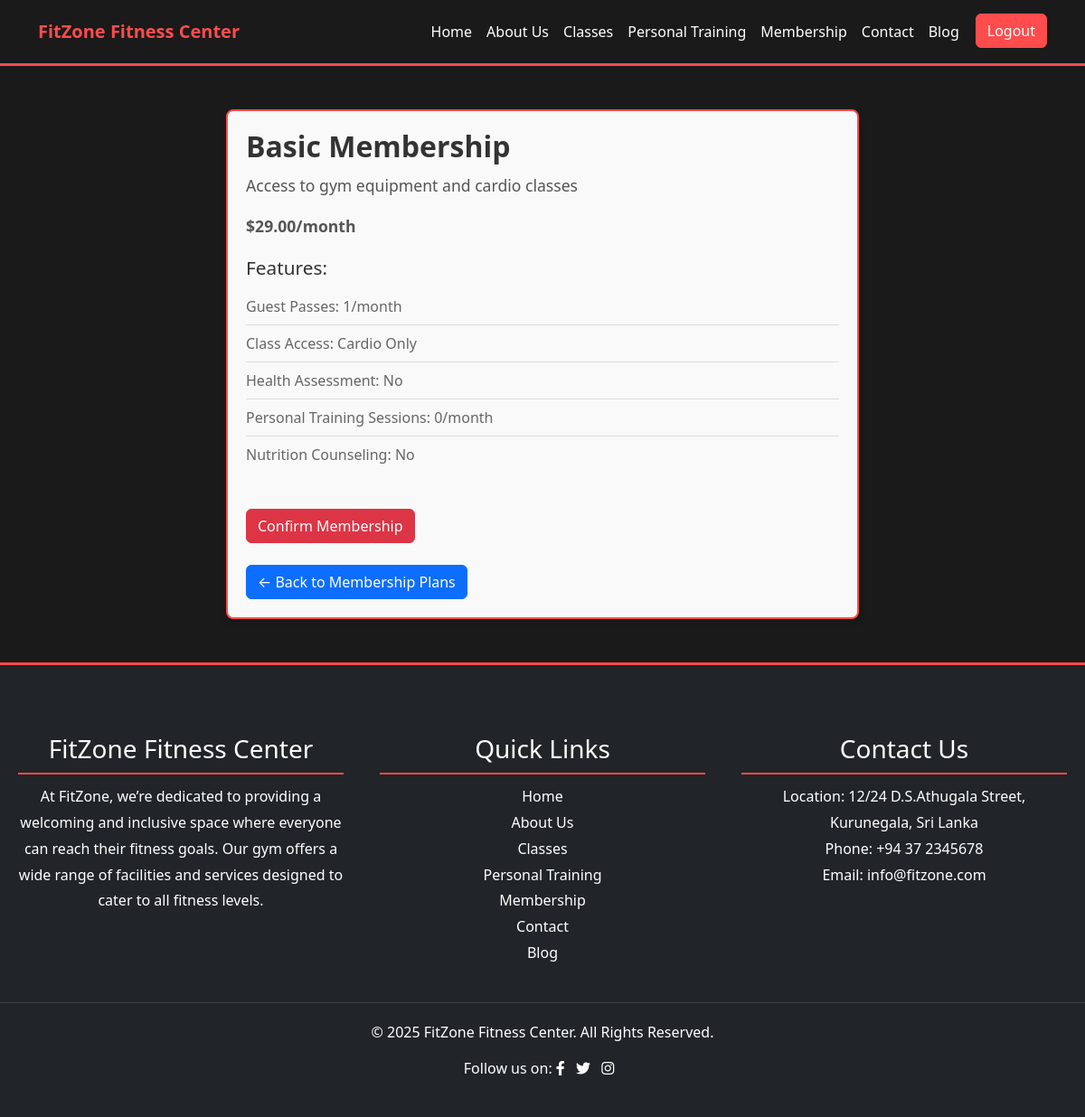
Page /fitzone/user_membership.php?plan_id=1 (signed in) on the committed database.
### tables this page shows
CREATE TABLE `membership_plans` (
  `id` int(11) NOT NULL,
  `plan_name` varchar(50) NOT NULL,
  `description` text NOT NULL,
  `price` decimal(10,2) NOT NULL,
  `guest_passes` int(11) DEFAULT 0,
  `class_access` varchar(100) DEFAULT NULL,
  `health_assessment` tinyint(1) DEFAULT 0,
  `personal_training_sessions` int(11) DEFAULT 0,
  `nutrition_counseling` tinyint(1) DEFAULT 0,
  `is_active` tinyint(1) DEFAULT 1,
  `created_at` timestamp NOT NULL DEFAULT current_timestamp()
);

### fitzone/user_membership.php (the view, shortened to what this page needs)
<?php
include 'assists/header.php';
include 'database_connection.php';
$plan_id = isset($_GET['plan_id']) ? (int)$_GET['plan_id'] : 0;
if ($plan_id > 0) {
    $query = "SELECT * FROM membership_plans WHERE id = ?";
    $stmt = mysqli_prepare($conn, $query);
    mysqli_stmt_bind_param($stmt, 'i', $plan_id);
    mysqli_stmt_execute($stmt);
    $result = mysqli_stmt_get_result($stmt);
    $plan = mysqli_fetch_assoc($result);
    if ($plan) {
?>
<div class="container2 my-5">
    <div class="membership-details">
        <h2><?php echo htmlspecialchars($plan['plan_name']); ?> Membership</h2>
        <p><?php echo htmlspecialchars($plan['description']); ?></p>
        <p class="plan-price">$<?php echo number_format($plan['price'], 2); ?>/month</p>
        <h5>Features:</h5>
        <ul class="list-unstyled">
            <li>Guest Passes: <?php echo htmlspecialchars($plan['guest_passes']); ?>/month</li>
            <li>Class Access: <?php echo htmlspecialchars($plan['class_access']); ?></li>
            <li>Health Assessment: <?php echo $plan['health_assessment'] ? 'Yes' : 'No'; ?></li>
            <li>Personal Training Sessions: <?php echo $plan['personal_training_sessions']; ?>/month</li>
            <li>Nutrition Counseling: <?php echo $plan['nutrition_counseling'] ? 'Yes' : 'No'; ?></li>
        </ul>
        <form action="confirm_membership.php" method="POST">
            <button type="submit" class="btn btn-danger mt-4">Confirm Membership</button>
        </form>
        <br>
        <a href="membership.php" class="btn btn-primary">&larr; Back to Membership Plans</a>
    </div>
</div>
<?php
    } else {
        echo "<p class='text-center my-5'>Invalid Membership Plan</p>";
    }
} else {
    echo "<p class='text-center my-5'>No Membership Plan Selected</p>";
}
include 'assists/footer.php';
?>

### fitzone/user_membership.php (style rules this page uses)
body { background-color: #1a1a1a; }
.container2 { max-width: 700px; margin: 0 auto; padding: 20px; background-color: #f9f9f9; border-radius: 8px; box-shadow: 0 4px 8px rgba(0, 0, 0, 0.1); border: 2px solid #ff4d4d; }
.membership-details h2 { color: #333; font-size: 2rem; font-weight: 700; margin-bottom: 10px; }
.membership-details p { font-size: 1.1rem; line-height: 1.6; color: #555; }
.plan-price { font-size: 1.5rem; font-weight: 600; color: #28a745; margin: 10px 0; }
.membership-details h5 { font-size: 1.3rem; color: #333; margin-top: 20px; margin-bottom: 10px; }
.membership-details ul { padding-left: 0; list-style-type: none; color: #666; }
.membership-details ul li { font-size: 1rem; padding: 8px 0; border-bottom: 1px solid #ddd; }
.membership-details ul li:last-child { border-bottom: none; }

### rows in the picture
membership_plans: plan_name "Basic", description "Access to gym equipment and cardio classes", price "29.00", guest_passes "1", class_access "Cardio Only", personal_training_sessions "0"
